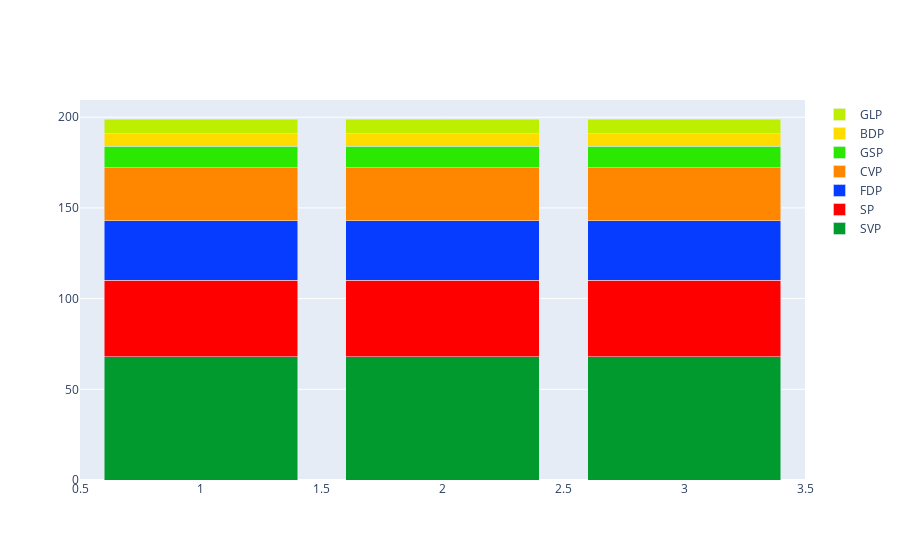

Source (notebook cell):
### Code cell
animals=[1, 2, 3]

factions_size = factions_size_50
y_size = 3

fig = go.Figure(data=[
    go.Bar(name='SVP', x=animals, y=[factions_size['SVP'] for i in range(y_size)], marker_color=plot.faction_color[0]),
    go.Bar(name='SP', x=animals, y=[factions_size['SP'] for i in range(y_size)], marker_color=plot.faction_color[1]),
    go.Bar(name='FDP', x=animals, y=[factions_size['FDP'] for i in range(y_size)], marker_color=plot.faction_color[2]),
    go.Bar(name='CVP', x=animals, y=[factions_size['CVP'] for i in range(y_size)], marker_color=plot.faction_color[3]),
    go.Bar(name='GSP', x=animals, y=[factions_size['GSP'] for i in range(y_size)], marker_color=plot.faction_color[4]),
    go.Bar(name='BDP', x=animals, y=[factions_size['BDP'] for i in range(y_size)], marker_color=plot.faction_color[5]),
    go.Bar(name='GLP', x=animals, y=[factions_size['GLP'] for i in range(y_size)], marker_color=plot.faction_color[6])
])
# Change the bar mode
fig.update_layout(barmode='stack')
fig.show()

### Figure 1 — Plotly figure (JSON) as saved in the notebook; plotly's stock layout.template omitted (floating-point values rounded to 4 significant figures)
{"data": [{"marker": {"color": "#009A2E"}, "name": "SVP", "type": "bar", "x": [1, 2, 3], "y": [68, 68, 68]}, {"marker": {"color": "#FF0000"}, "name": "SP", "type": "bar", "x": [1, 2, 3], "y": [42, 42, 42]}, {"marker": {"color": "#063CFF"}, "name": "FDP", "type": "bar", "x": [1, 2, 3], "y": [33, 33, 33]}, {"marker": {"color": "#FF8700"}, "name": "CVP", "type": "bar", "x": [1, 2, 3], "y": [29, 29, 29]}, {"marker": {"color": "#2AE802"}, "name": "GSP", "type": "bar", "x": [1, 2, 3], "y": [12, 12, 12]}, {"marker": {"color": "#FFDC00"}, "name": "BDP", "type": "bar", "x": [1, 2, 3], "y": [7, 7, 7]}, {"marker": {"color": "#BEEF00"}, "name": "GLP", "type": "bar", "x": [1, 2, 3], "y": [8, 8, 8]}], "layout": {"barmode": "stack", "orientation": -180}}
